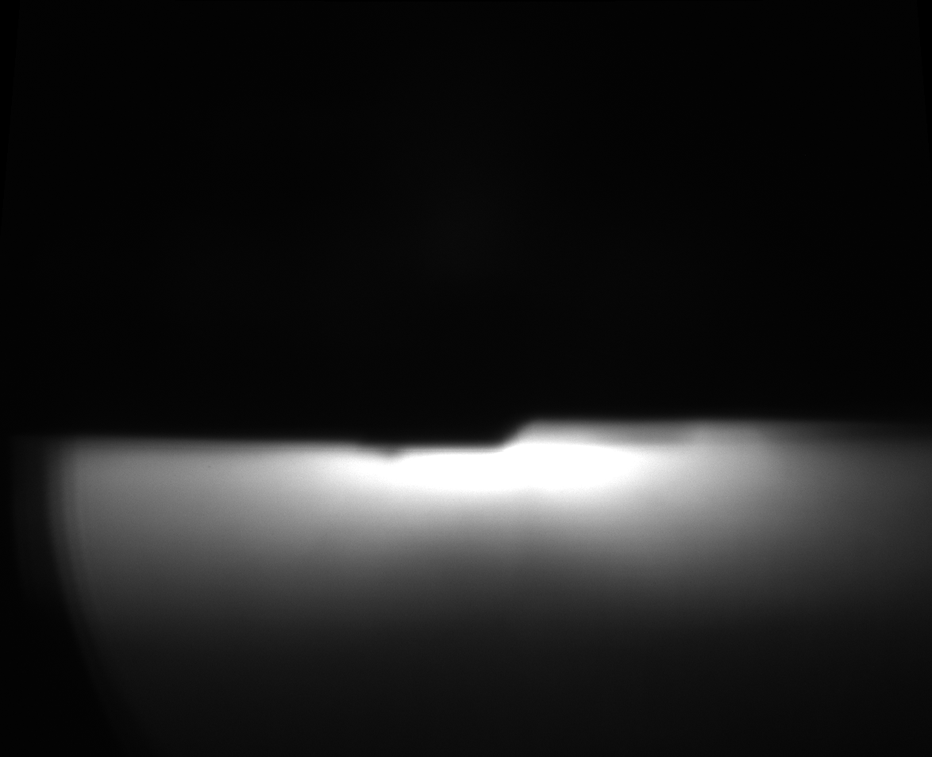
#> input picture 300.bmp, 932 x 757 px, shrunk from 1174 x 954 before the run
$ python main.py
#> lines starting #> are read from the running program, lines starting #| are printed output that depends on the picture; after the words box and inside, x2 and y2 are one past the last pixel; in counts of white or black regions, pixels touching at a corner belong together
import cv2
import numpy as np

# 读取图像
img = cv2.imread('300.bmp')
#> img is the input picture: shape (757, 932, 3); min 0, max 255, mean 30.7

# 转换为灰度图
gray = cv2.cvtColor(img, cv2.COLOR_BGR2GRAY)

# 使用阈值进行二值化
_, binary = cv2.threshold(gray, 30, 255, cv2.THRESH_BINARY)
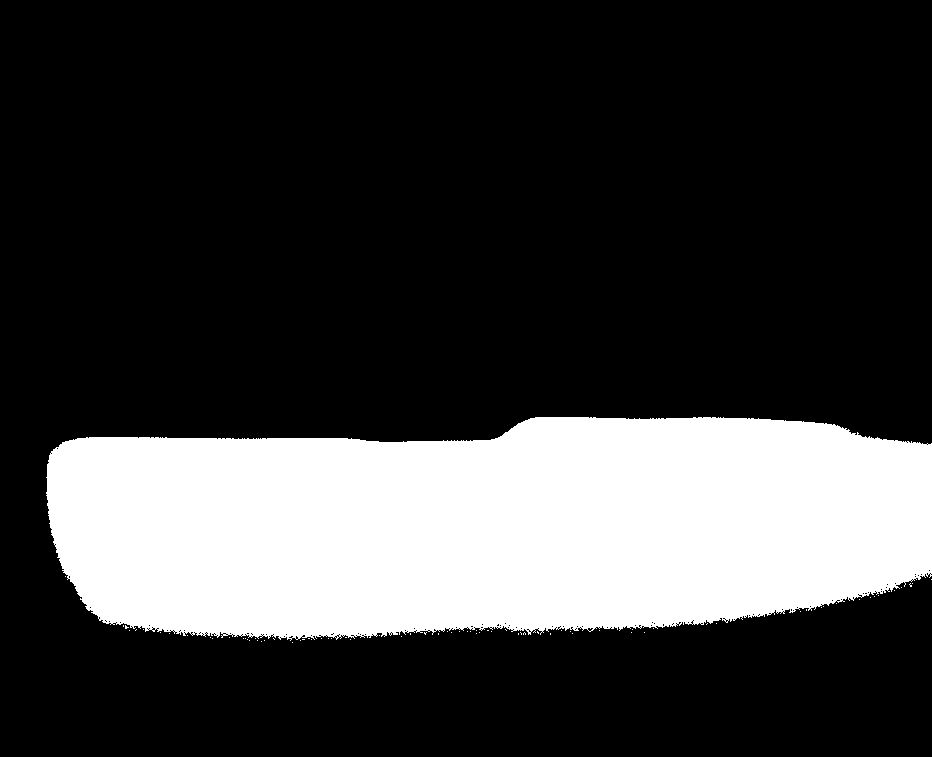
#> binary: shape (757, 932); 23.8% white; 77 white regions (76 under 20 px), largest, box (x1, y1, x2, y2) and area: (46, 417, 932, 641) 167678

# 获取图像尺寸
height, width = binary.shape
#> height = 757; width = 932

# 创建一个数组来存储每列的上边界点
top_boundary = []

# 跳过左侧部分列的数量
skip_columns = 100

# 对每一列进行处理
for x in range(skip_columns, width):

    column = binary[:, x]

    # 从上往下找到第一个白色像素点的位置
    white_pixels = np.where(column == 255)[0]

    if len(white_pixels) > 0:
        # 如果存在白色像素，取最上面的一个
        top_y = white_pixels[0]
        top_boundary.append((x, top_y))
#> this loop made 832 passes
#> top_y on passes 1 to 12: 437, 437, 437, 437, 437, 437, 437, 437, 437, 437, 437, 437
#> after the loop, top_boundary = 832 pairs, first value 100 to 931, second value 417 to 444


# 平滑处理
window_size = 5
smoothed_boundary = []
for i in range(len(top_boundary)):
    if i < window_size // 2 or i >= len(top_boundary) - window_size // 2:
        smoothed_boundary.append(top_boundary[i])
    else:
        avg_y = np.mean([top_boundary[j][1] for j in range(i - window_size // 2, i + window_size // 2 + 1)])
        smoothed_boundary.append((top_boundary[i][0], int(avg_y)))
#> this loop made 832 passes
#> after the loop, smoothed_boundary has the same summary as top_boundary

# 找到拐点
def calculate_slope(points):
    slopes = []
    for i in range(1, len(points)):
        dx = points[i][0] - points[i-1][0]
        dy = points[i][1] - points[i-1][1]
        if dx != 0:
            slopes.append(dy / dx)
        else:
            slopes.append(0)
    return slopes

k = 10
max_slope_diff = 0
turning_point = None

for i in range(k, len(smoothed_boundary) - k):
    left_slopes = calculate_slope(smoothed_boundary[i - k:i])
    right_slopes = calculate_slope(smoothed_boundary[i:i + k])
    left_avg_slope = np.mean(left_slopes)
    right_avg_slope = np.mean(right_slopes)
    slope_diff = abs(left_avg_slope - right_avg_slope)
    if slope_diff > max_slope_diff:
        max_slope_diff = slope_diff
        turning_point = smoothed_boundary[i]
#> this loop made 812 passes
#> (right_slopes, left_avg_slope, right_avg_slope, slope_diff, max_slope_diff, turning_point) on pass 51: ([0, 0, 0, 0, 0, 0, 0, 0, 1], 0, 0.111, 0.111, 0.111, (160, 437))
#> (left_avg_slope, right_avg_slope, slope_diff, max_slope_diff, turning_point) on passes 244, 379, 386, 387: (0, 0.222, 0.222, 0.222, (353, 438)), (0, -0.333, 0.333, 0.333, (488, 440)), (-0.222, -0.556, 0.333, 0.333, (495, 438)), (-0.222, -0.667, 0.444, 0.444, (496, 438))
#> after the loop, max_slope_diff = 0.444

# 在原图上绘制边界和拐点
img_with_boundary = img.copy()
for point in smoothed_boundary:
    x, y = point
    cv2.circle(img_with_boundary, (x, y), 1, (0, 0, 255), -1)
#> this loop made 832 passes
#> point on passes 1 to 3: (100, 437), (101, 437), (102, 437)
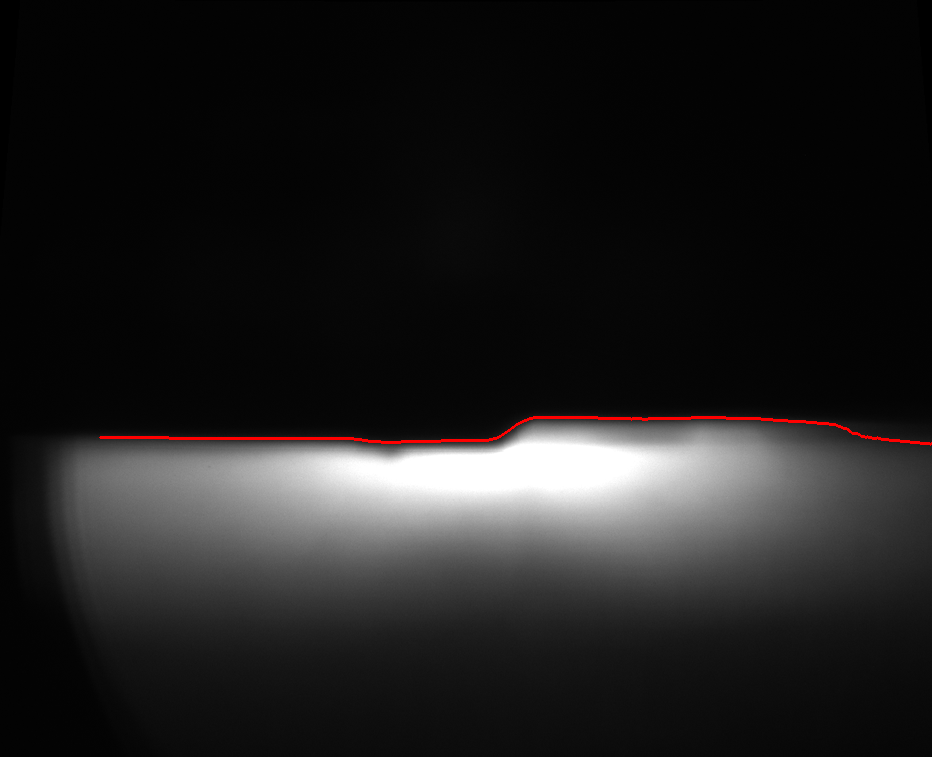
#> img_with_boundary: shape (757, 932, 3); 0.35% of pixels changed, all inside (x1, y1, x2, y2) = (99, 416, 932, 446)

if turning_point:
    cv2.circle(img_with_boundary, turning_point, 5, (0, 255, 0), -1)
#> img_with_boundary: shape (757, 932, 3); 0.01% of pixels changed, all inside (x1, y1, x2, y2) = (491, 433, 502, 444)

# 找出灰度图中白色区域的中心点
white_pixels = np.where(gray == 255)
#> white_pixels = 8621 positions, rows 444 to 490, columns 351 to 642
if len(white_pixels[0]) > 0:
    center_y = int(np.mean(white_pixels[0]))
#> center_y = 468
    center_x = int(np.mean(white_pixels[1]))
#> center_x = 511
    closest_point = (center_x, center_y)
#> closest_point = (511, 468)
else:
    closest_point = None

if closest_point:
    # 在原图上绘制白色区域的中心点
    cv2.circle(img_with_boundary, closest_point, 5, (255, 0, 0), -1)
#> img_with_boundary: shape (757, 932, 3); mean B, G, R 30.6, 30.6, 31.5

    if turning_point:
        # 计算拐点相对于原点坐标
        relative_x = turning_point[0] - closest_point[0]
#> relative_x = -15
        relative_y = turning_point[1] - closest_point[1]
#> relative_y = -30
        print(f"拐点相对于原点坐标: ({relative_x}, {relative_y})")
#| 拐点相对于原点坐标: (-15, -30)

# 显示结果
cv2.imshow('result', img_with_boundary)
cv2.waitKey(0)
cv2.destroyAllWindows()

# 保存
cv2.imwrite('result.bmp', img_with_boundary)
